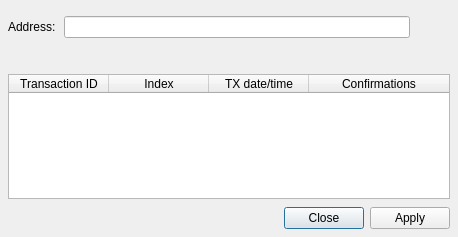
<?xml version="1.0" encoding="UTF-8"?>
<ui version="4.0">
 <class>FindCollateralTxDlg</class>
 <widget class="QDialog" name="FindCollateralTxDlg">
  <property name="geometry">
   <rect>
    <x>0</x>
    <y>0</y>
    <width>458</width>
    <height>237</height>
   </rect>
  </property>
  <property name="windowTitle">
   <string>Dialog</string>
  </property>
  <property name="modal">
   <bool>true</bool>
  </property>
  <layout class="QVBoxLayout" name="verticalLayout">
   <property name="spacing">
    <number>8</number>
   </property>
   <property name="leftMargin">
    <number>8</number>
   </property>
   <property name="topMargin">
    <number>8</number>
   </property>
   <property name="rightMargin">
    <number>8</number>
   </property>
   <property name="bottomMargin">
    <number>8</number>
   </property>
   <item>
    <layout class="QHBoxLayout" name="horizontalLayout" stretch="0,1,0">
     <property name="spacing">
      <number>-1</number>
     </property>
     <property name="topMargin">
      <number>8</number>
     </property>
     <property name="bottomMargin">
      <number>6</number>
     </property>
     <item>
      <widget class="QLabel" name="label_3">
       <property name="text">
        <string>Address:</string>
       </property>
      </widget>
     </item>
     <item>
      <widget class="QLineEdit" name="edtAddress">
       <property name="readOnly">
        <bool>true</bool>
       </property>
      </widget>
     </item>
     <item>
      <spacer name="horizontalSpacer_3">
       <property name="orientation">
        <enum>Qt::Horizontal</enum>
       </property>
       <property name="sizeHint" stdset="0">
        <size>
         <width>40</width>
         <height>20</height>
        </size>
       </property>
      </spacer>
     </item>
    </layout>
   </item>
   <item>
    <widget class="QLabel" name="lblMessage">
     <property name="text">
      <string/>
     </property>
     <property name="wordWrap">
      <bool>true</bool>
     </property>
    </widget>
   </item>
   <item>
    <widget class="QTableWidget" name="tableWidget">
     <property name="sizeAdjustPolicy">
      <enum>QAbstractScrollArea::AdjustToContentsOnFirstShow</enum>
     </property>
     <property name="selectionMode">
      <enum>QAbstractItemView::SingleSelection</enum>
     </property>
     <property name="selectionBehavior">
      <enum>QAbstractItemView::SelectRows</enum>
     </property>
     <property name="showGrid">
      <bool>true</bool>
     </property>
     <property name="sortingEnabled">
      <bool>false</bool>
     </property>
     <attribute name="horizontalHeaderShowSortIndicator" stdset="0">
      <bool>false</bool>
     </attribute>
     <attribute name="horizontalHeaderStretchLastSection">
      <bool>true</bool>
     </attribute>
     <attribute name="verticalHeaderCascadingSectionResizes">
      <bool>false</bool>
     </attribute>
     <column>
      <property name="text">
       <string>Transaction ID</string>
      </property>
     </column>
     <column>
      <property name="text">
       <string>Index</string>
      </property>
     </column>
     <column>
      <property name="text">
       <string>TX date/time</string>
      </property>
     </column>
     <column>
      <property name="text">
       <string>Confirmations</string>
      </property>
     </column>
    </widget>
   </item>
   <item>
    <widget class="QDialogButtonBox" name="buttonBox">
     <property name="standardButtons">
      <set>QDialogButtonBox::Apply|QDialogButtonBox::Close</set>
     </property>
    </widget>
   </item>
  </layout>
 </widget>
 <resources/>
 <connections/>
</ui>
